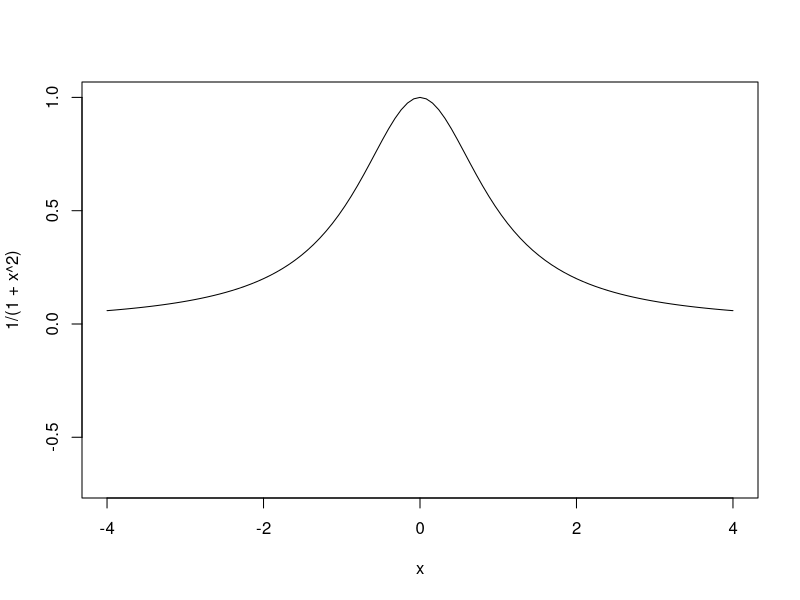
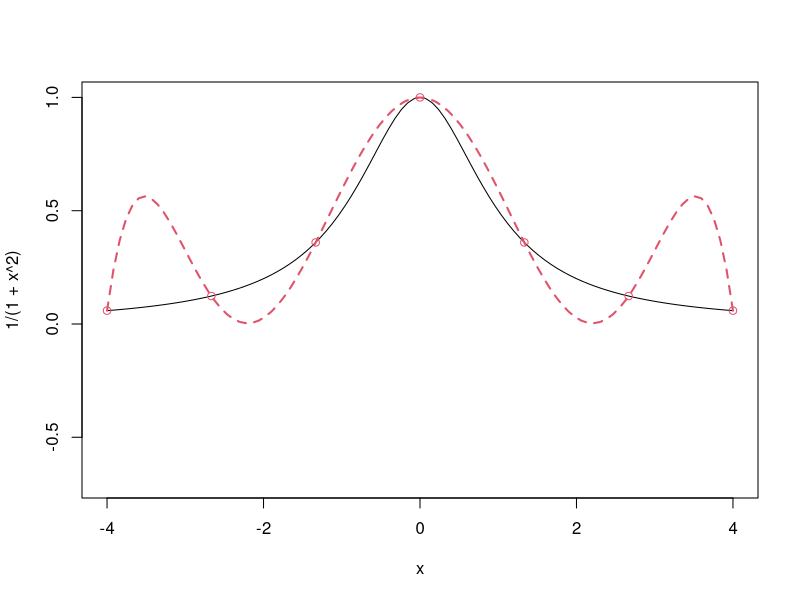
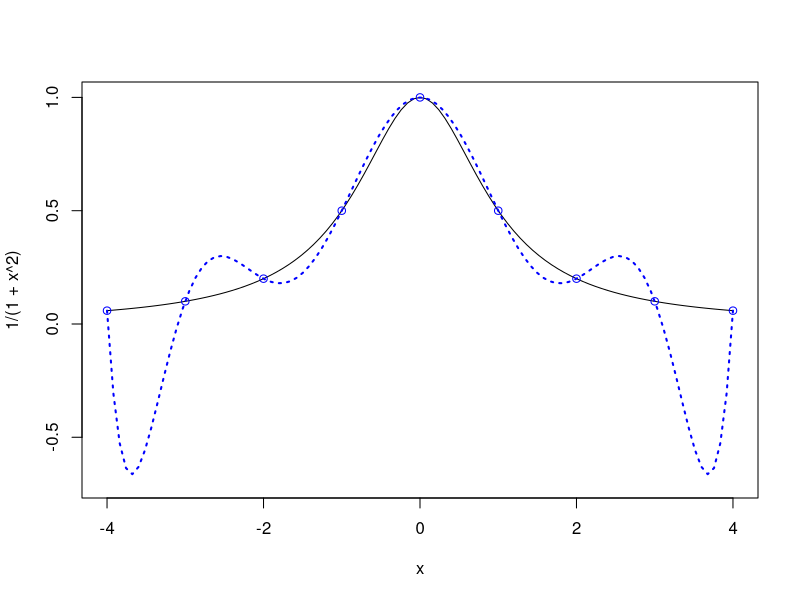
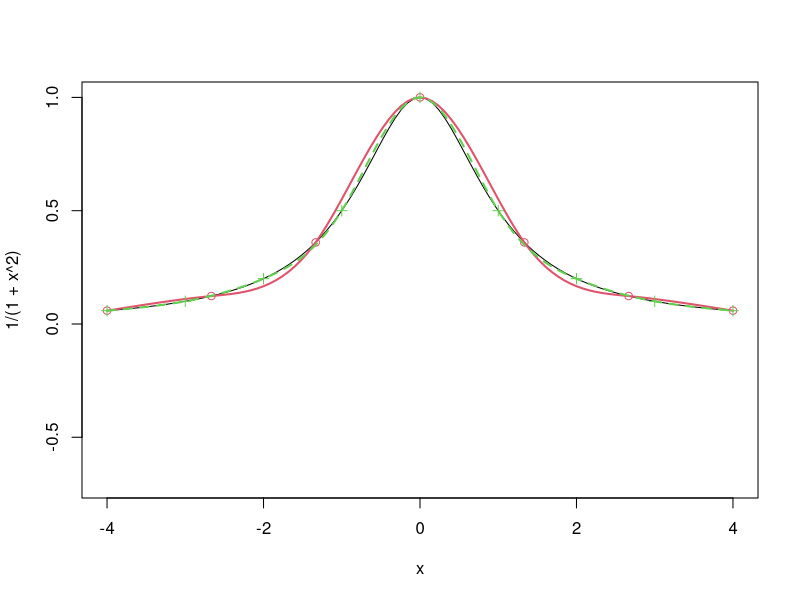
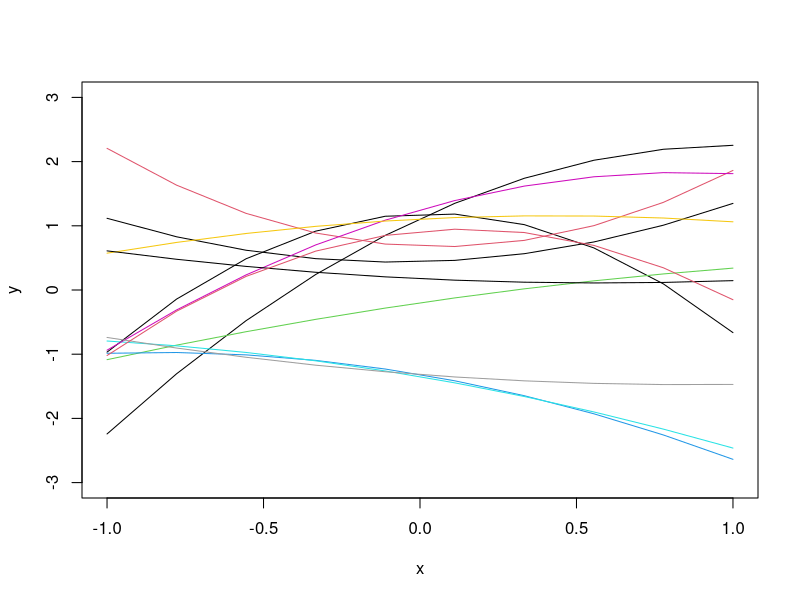
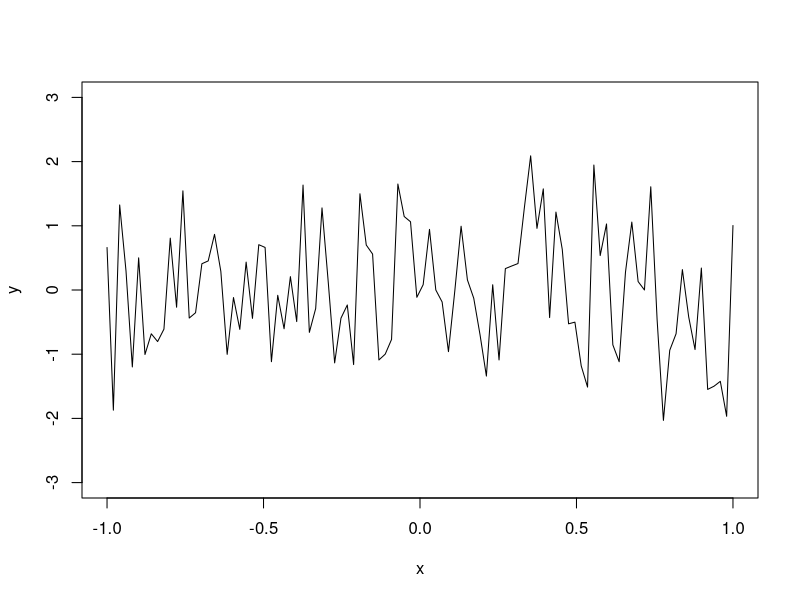
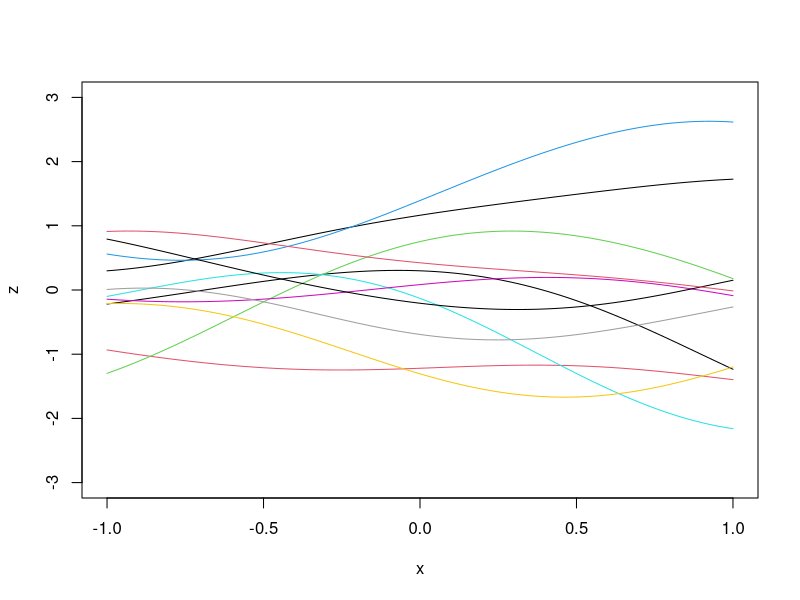

Recreate these plots in R, in order.
## ---- chunk 1
curve(1/(1+x^2), from=-4, to=4, ylim=c(-.7,1))
## ---- chunk 2
curve(1/(1+x^2), from=-4, to=4, ylim=c(-.7,1))
x=seq(-4,4,length=7)
y=1/(1+x^2)
X=as.matrix(cbind(1,x,x^2,x^3,x^4,x^5,x^6))
a=solve(X,y)
u=seq(-4,4,length=100)
yhat=u
for(i in 1:100)
  yhat[i]=sum(c(1,u[i],u[i]^2,u[i]^3,u[i]^4,u[i]^5,u[i]^6)*a)
lines(u,yhat, col=2, lty=2, lwd = 2)
points(x,y,col=2)
## ---- chunk 3
curve(1/(1+x^2), from=-4, to=4, ylim=c(-.7,1))
x=seq(-4,4,length=9)
y=1/(1+x^2)
X=as.matrix(cbind(1,x,x^2,x^3,x^4,x^5,x^6,x^7,x^8))
a=solve(X,y)
u=seq(-4,4,length=100)
yhat=u
for(i in 1:100)
  yhat[i]=sum(c(1,u[i],u[i]^2,u[i]^3,u[i]^4,u[i]^5,u[i]^6, u[i]^7,u[i]^8)*a)
lines(u,yhat, col='blue', lty=3, lwd = 2)
points(x,y,col="blue")
## ---- chunk 4
curve(1/(1+x^2), from=-4, to=4, ylim=c(-.7,1))

# Splines with 7 points

x=seq(-4,4,length=7)
y=1/(1+x^2)
points(x,y,col=2)
a=splinefun(x,y,method="natural")
curve(a,add=T,col=2, lwd = 2)

# Splines with 9 points

x=seq(-4,4,length=9)
y=1/(1+x^2)
points(x,y, pch=3,col=3)
a=splinefun(x,y,method="natural")
curve(a,add=T,col=3, lty=2, lwd = 2)
## ---- chunk 5
x=seq(-1,1,length=10)
b=rnorm(3)
y=b[1]+b[2]*x+b[3]*x^2
plot(x,y,"l", ylim=c(-3,3))
b=rnorm(3)
y=b[1]+b[2]*x+b[3]*x^2
lines(x,y,"l")
for(i in 1:10)
{b=rnorm(3)
y=b[1]+b[2]*x+b[3]*x^2
lines(x,y,"l",col=i)}
## ---- chunk 6
N=100
x=seq(-1,1,length=N)
y=rnorm(N)
plot(x,y,"l", ylim=c(-3,3))
## ---- chunk 7
E=as.matrix(dist(x, diag=T, ,upper=T))
Sigma=exp(-0.5*E^2)
eig=eigen(Sigma)
Sigma.sqrt=eig$vec%*%diag(sqrt(eig$val+10^(-10)))%*%t(eig$vec)
z=Sigma.sqrt%*%y
plot(x,z,"l", ylim=c(-3,3))
for(i in 1:10)
  lines(x,Sigma.sqrt%*%rnorm(N),col=i)
